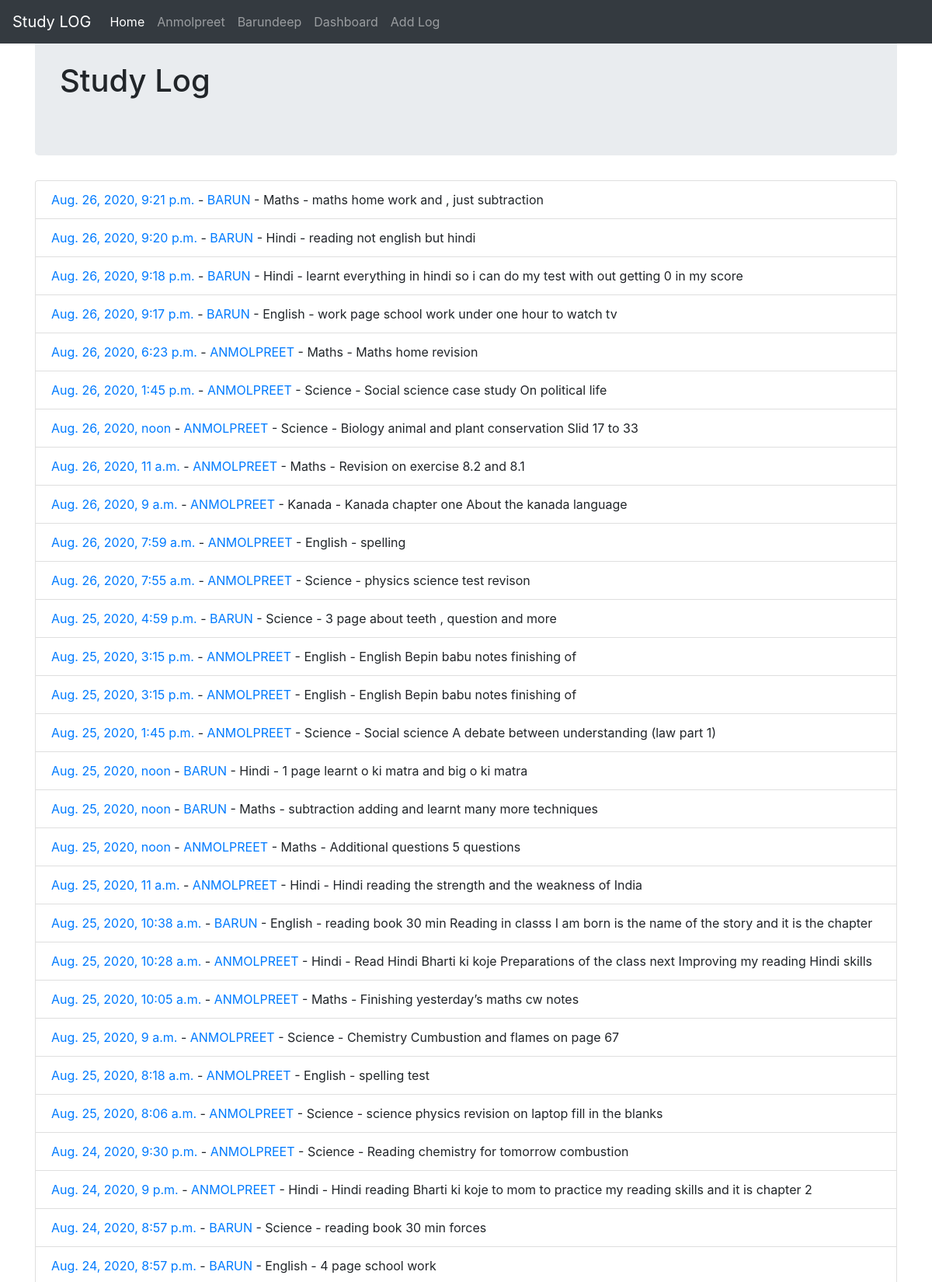
The page / (upper part) on the database its author committed.
### study/models.py (models this page shows, shortened)
class StudyLog(models.Model):
    subject = models.ForeignKey(Subject, on_delete=models.CASCADE)
    user = models.CharField(max_length=40)
    date = models.DateTimeField(default=timezone.now)
    update_date = models.DateTimeField(auto_now=True)
    description = models.TextField(max_length=300)
    next_review_date = models.DateTimeField(default=days_hence)
    def get_absolute_url(self):
        return reverse('update-view', args=[str(self.id)])
    def get_user_url(self):
        return reverse('user-view', args=[str(self.user)])

class Subject(models.Model):
    name = models.CharField(max_length=50)
    def __str__(self):
        return self.name

### study/views.py (the view)
# urls.py: path('', views.IndexListView.as_view(), name="index-view"),
class IndexListView(ListView):
    model = StudyLog
    template_name = "study/index.html"
    ordering = ['-date']

### study/templates/study/index.html (shortened to what this page needs)
{% extends 'base.html' %}
{% block content %}
<div class="jumbotron">
<h1>Study Log</h1>
</div>
<ul class="list-group">
{% for object in object_list %}
<li class="list-group-item"><a href="{{ object.get_absolute_url }}">{{object.date}} </a>
    - <a href="{{ object.get_user_url }}"> {{object.user|upper}}</a> - {{object.subject}}  - {{object.description}} </li>
{% endfor %}
</ul>
{% endblock content %}

### rows shown on the page
StudyLog: date "Aug. 26, 2020, 9:21 p.m.", user "BARUN", subject "Maths", description "maths home work and , just subtraction"
StudyLog: date "Aug. 26, 2020, 9:20 p.m.", user "BARUN", subject "Hindi", description "reading not english but hindi"
StudyLog: date "Aug. 26, 2020, 9:18 p.m.", user "BARUN", subject "Hindi", description "learnt everything in hindi so i can do my test with out getting 0 in my score"
StudyLog: date "Aug. 26, 2020, 9:17 p.m.", user "BARUN", subject "English", description "work page school work under one hour to watch tv"
StudyLog: date "Aug. 26, 2020, 6:23 p.m.", user "ANMOLPREET", subject "Maths", description "Maths home revision"
StudyLog: date "Aug. 26, 2020, 1:45 p.m.", user "ANMOLPREET", subject "Science", description "Social science case study On political life"
StudyLog: date "Aug. 26, 2020, noon", user "ANMOLPREET", subject "Science", description "Biology animal and plant conservation Slid 17 to 33"
StudyLog: date "Aug. 26, 2020, 11 a.m.", user "ANMOLPREET", subject "Maths", description "Revision on exercise 8.2 and 8.1"
StudyLog: date "Aug. 26, 2020, 9 a.m.", user "ANMOLPREET", subject "Kanada", description "Kanada chapter one About the kanada language"
StudyLog: date "Aug. 26, 2020, 7:59 a.m.", user "ANMOLPREET", subject "English", description "spelling"
StudyLog: date "Aug. 26, 2020, 7:55 a.m.", user "ANMOLPREET", subject "Science", description "physics science test revison"
StudyLog: date "Aug. 25, 2020, 4:59 p.m.", user "BARUN", subject "Science", description "3 page about teeth , question and more"
StudyLog: date "Aug. 25, 2020, 3:15 p.m.", user "ANMOLPREET", subject "English", description "English Bepin babu notes finishing of"
StudyLog: date "Aug. 25, 2020, 3:15 p.m.", user "ANMOLPREET", subject "English", description "English Bepin babu notes finishing of"
StudyLog: date "Aug. 25, 2020, 1:45 p.m.", user "ANMOLPREET", subject "Science", description "Social science A debate between understanding (law part 1)"
StudyLog: date "Aug. 25, 2020, noon", user "BARUN", subject "Hindi", description "1 page learnt o ki matra and big o ki matra"
StudyLog: date "Aug. 25, 2020, noon", user "BARUN", subject "Maths", description "subtraction adding and learnt many more techniques"
StudyLog: date "Aug. 25, 2020, noon", user "ANMOLPREET", subject "Maths", description "Additional questions 5 questions"
StudyLog: date "Aug. 25, 2020, 11 a.m.", user "ANMOLPREET", subject "Hindi", description "Hindi reading the strength and the weakness of India"
StudyLog: date "Aug. 25, 2020, 10:38 a.m.", user "BARUN", subject "English", description "reading book 30 min Reading in classs I am born is the name of the story and it is the chapter"
StudyLog: date "Aug. 25, 2020, 10:28 a.m.", user "ANMOLPREET", subject "Hindi", description "Read Hindi Bharti ki koje Preparations of the class next Improving my reading Hindi skills"
StudyLog: date "Aug. 25, 2020, 10:05 a.m.", user "ANMOLPREET", subject "Maths", description "Finishing yesterday’s maths cw notes"
StudyLog: date "Aug. 25, 2020, 9 a.m.", user "ANMOLPREET", subject "Science", description "Chemistry Cumbustion and flames on page 67"
StudyLog: date "Aug. 25, 2020, 8:18 a.m.", user "ANMOLPREET", subject "English", description "spelling test"
StudyLog: date "Aug. 25, 2020, 8:06 a.m.", user "ANMOLPREET", subject "Science", description "science physics revision on laptop fill in the blanks"
StudyLog: date "Aug. 24, 2020, 9:30 p.m.", user "ANMOLPREET", subject "Science", description "Reading chemistry for tomorrow combustion"
StudyLog: date "Aug. 24, 2020, 9 p.m.", user "ANMOLPREET", subject "Hindi", description "Hindi reading Bharti ki koje to mom to practice my reading skills and it is chapter 2"
StudyLog: date "Aug. 24, 2020, 8:57 p.m.", user "BARUN", subject "Science", description "reading book 30 min forces"
StudyLog: date "Aug. 24, 2020, 8:57 p.m.", user "BARUN", subject "English", description "4 page school work"
